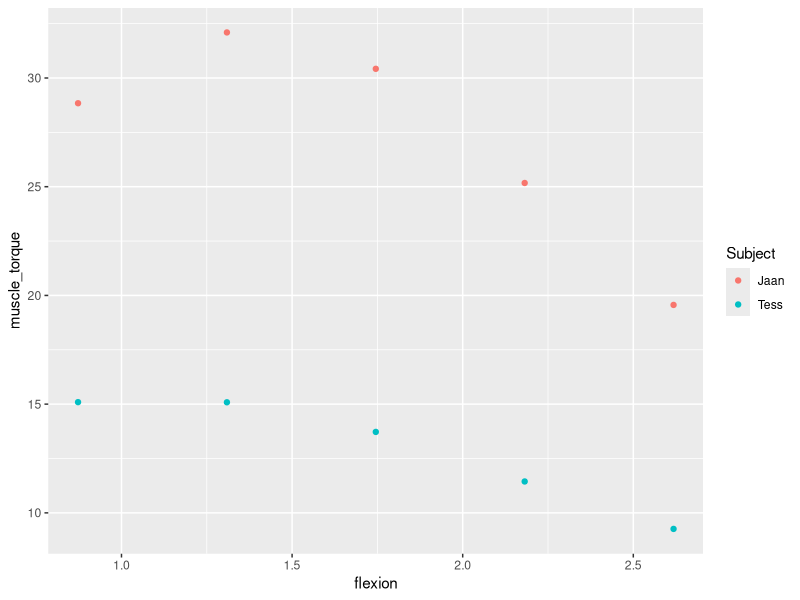

Reproduce this figure in R.
## ---- chunk 1
library(tidyverse)
library(knitr)
arms <- read_csv("measurements.csv") %>%
  rename(l_arm = "Arm length (m)",
         l_i = "Inlever length (m)",
         l_out = "Outlever length (m)",
         M_muscle = "Muscle mass (kg)")
## ---- chunk 2
theta <- c(50, 75, 100, 125, 150)
theta_rad <- (theta*pi/180)
#theta is flexion angle
## ---- chunk 3
#getting Lmuscle
law_cos2 <- function(l,r,theta) { #l is arm length, r is inlever length (elbow to tendon)
  o = sqrt((-1)*(cos(theta)*2*l*r-(l^2)-(r^2)))
  return(o)
}

#getting theta
law_cos <- function(o,r,l) { #o is Larm; l is Li; r is Lm
  phi = acos(-1*(o^2)+(l^2)+(r^2)/(2*l*r))
  return(phi)
}

arms2 <- arms %>%
  merge(theta_rad) %>%
  rename(angle_rad = y) %>%
  arrange(Subject) %>%
  mutate(l_muscle = law_cos2(l_arm, l_i, angle_rad)) %>%
  mutate(phi = law_cos(l_arm, l_i, l_muscle)) #phi is the insertion angle!
## ---- chunk 4
arms3 <- arms2 %>%
  filter(angle_rad == 150*pi/180) %>%
  mutate(l_muscle_r = l_muscle) %>%
  select(Subject, l_muscle_r)

arms4 <- arms2 %>%
  group_by(Subject) %>%
  full_join(arms3, by = "Subject", copy = T)
## ---- chunk 5
model <- function(mass, Lmuscler, Lmuscle, theta, Lo, rho, k) {
  torque <- ((mass * cos(0)) / (rho * Lmuscler * 100)) * (k) * ((-6.25 * (Lmuscle * 100 / (Lmuscler * 0.8 * 100))^2) + (12.5 * ((Lmuscle * 100) / (Lmuscler * 0.8 * 100))) - 5.25) * sin(theta) * Lo
  return(torque)
}

dat <- arms4 %>%
  mutate(flexion = angle_rad,
         Lmuscle = l_muscle,
         theta = phi,
         muscle_torque = model(M_muscle, l_muscle_r, l_muscle, phi, l_i, 0.00105, 80),
         max_mass = muscle_torque/(l_out*9.81)) %>%
  select(-2:-9)
  
kable(dat, caption = "Table 1: Predicted Muscle Torque and Maximum Load", padding = 5)
## ---- chunk 6
dat %>%
  ggplot(aes(x=flexion,y=muscle_torque, col=Subject)) + geom_point()
